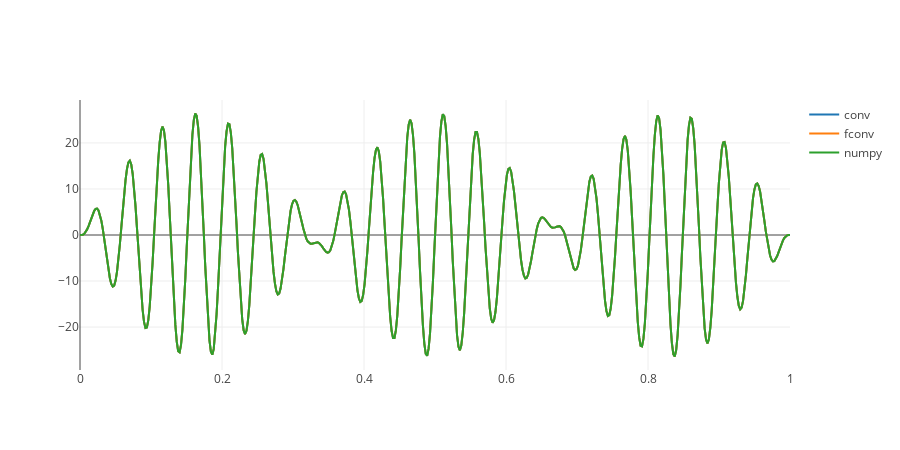

This figure's notebook cell:
### Code cell
N = 500
T = 1.0 # s
f1 = 20 # Hz
f2 = 23 # Hz
w1 = 2 * np.pi * f1
w2 = 2 * np.pi * f2

t = np.linspace(0, T, N)
s1 = np.sin(w1 * t / T)
s2 = np.sin(w2 * t / T)

conv = convolve(s1, s2)
fconv = fconvolve(s1, s2)
npconv = np.convolve(s1, s2)

print_mse(conv, fconv, 'conv/fconv')
print_mse(conv, npconv, 'conv/npconv')
print_mse(fconv, npconv, 'fconv/npconv')

tr_conv = go.Scatter(
    x = t,
    y = conv,
    name='conv'
)

tr_fconv = go.Scatter(
    x = t,
    y = fconv.real,
    name='fconv'
)

tr_npconv = go.Scatter(
    x = t,
    y = npconv.real,
    name='numpy'
)

fig = py.tools.make_subplots(rows = 1, cols = 1)

fig['layout'].update(height=450, width=900)

fig.append_trace(tr_conv, 1, 1)
fig.append_trace(tr_fconv, 1, 1)
fig.append_trace(tr_npconv, 1, 1)

py.offline.iplot(fig)

### Figure 1 — Plotly figure (JSON) as saved in the notebook; plotly's stock layout.template omitted (floating-point values rounded to 4 significant figures; data arrays with more than 128 entries replaced by an {"elided": "..."} marker saying what was removed)
{"data": [{"name": "conv", "type": "scatter", "x": {"elided": "500 float values"}, "xaxis": "x1", "y": {"elided": "999 float values"}, "yaxis": "y1"}, {"name": "fconv", "type": "scatter", "x": {"elided": "500 float values"}, "xaxis": "x1", "y": {"elided": "999 float values"}, "yaxis": "y1"}, {"name": "numpy", "type": "scatter", "x": {"elided": "500 float values"}, "xaxis": "x1", "y": {"elided": "999 float values"}, "yaxis": "y1"}], "layout": {"height": 450, "width": 900, "xaxis1": {"anchor": "y1", "domain": [0, 1]}, "yaxis1": {"anchor": "x1", "domain": [0, 1]}}}
